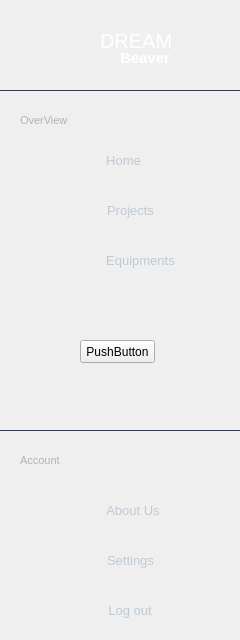
     <widget class="QWidget" name="side_bar" native="true">
      <property name="maximumSize">
       <size>
        <width>240</width>
        <height>16777215</height>
       </size>
      </property>
      <property name="styleSheet">
       <string notr="true">#side_bar {
	background-color:#0F141E;
	border-radius:7px;
}

</string>
      </property>
      <widget class="Line" name="line_1">
       <property name="geometry">
        <rect>
         <x>0</x>
         <y>80</y>
         <width>251</width>
         <height>21</height>
        </rect>
       </property>
       <property name="maximumSize">
        <size>
         <width>1000</width>
         <height>16777215</height>
        </size>
       </property>
       <property name="styleSheet">
        <string notr="true">background-color:transparent;
color: #1C212B;
color: rgb(49, 58, 77);</string>
       </property>
       <property name="frameShadow">
        <enum>QFrame::Plain</enum>
       </property>
       <property name="lineWidth">
        <number>1</number>
       </property>
       <property name="midLineWidth">
        <number>1</number>
       </property>
       <property name="orientation">
        <enum>Qt::Horizontal</enum>
       </property>
      </widget>
      <widget class="Line" name="line_2">
       <property name="geometry">
        <rect>
         <x>0</x>
         <y>420</y>
         <width>251</width>
         <height>21</height>
        </rect>
       </property>
       <property name="maximumSize">
        <size>
         <width>1000</width>
         <height>16777215</height>
        </size>
       </property>
       <property name="styleSheet">
        <string notr="true">background-color:transparent;
color: #1C212B;
color: rgb(49, 58, 77);</string>
       </property>
       <property name="frameShadow">
        <enum>QFrame::Plain</enum>
       </property>
       <property name="lineWidth">
        <number>1</number>
       </property>
       <property name="midLineWidth">
        <number>1</number>
       </property>
       <property name="orientation">
        <enum>Qt::Horizontal</enum>
       </property>
      </widget>
      <widget class="QLabel" name="Dream">
       <property name="geometry">
        <rect>
         <x>100</x>
         <y>30</y>
         <width>71</width>
         <height>21</height>
        </rect>
       </property>
       <property name="styleSheet">
        <string notr="true">background-color:transparent;
color:white;
font-size:20px;
font-size:bold;</string>
       </property>
       <property name="text">
        <string>DREAM</string>
       </property>
      </widget>
      <widget class="QLabel" name="beaver">
       <property name="geometry">
        <rect>
         <x>120</x>
         <y>50</y>
         <width>61</width>
         <height>16</height>
        </rect>
       </property>
       <property name="styleSheet">
        <string notr="true">background-color:transparent; 
color:white;
font-size:15px ;
font-weight:bold; 
</string>
       </property>
       <property name="text">
        <string>Beaver</string>
       </property>
      </widget>
      <widget class="QPushButton" name="home">
       <property name="geometry">
        <rect>
         <x>10</x>
         <y>140</y>
         <width>221</width>
         <height>41</height>
        </rect>
       </property>
       <property name="maximumSize">
        <size>
         <width>1000</width>
         <height>16777215</height>
        </size>
       </property>
       <property name="cursor">
        <cursorShape>PointingHandCursor</cursorShape>
       </property>
       <property name="styleSheet">
        <string notr="true">#home {
	background-color:transparent ; 
	border-radius:10px;
	padding: 10px 44px 10px 50px;
	background: url(:/home.svg) no-repeat;
	color:#BFC9D3 ; 
	font-size:13px;
	background-origin: content; 
}

#home::hover {
	background: url(:/home (1).svg) no-repeat;
	background-color:#2A3E46 ; 
	padding: 10px 44px 10px 50px;
	background-origin: content; 
	color : #4AC7EA ; 
}</string>
       </property>
       <property name="text">
        <string>Home</string>
       </property>
       <property name="iconSize">
        <size>
         <width>16</width>
         <height>16</height>
        </size>
       </property>
      </widget>
      <widget class="QPushButton" name="project">
       <property name="geometry">
        <rect>
         <x>10</x>
         <y>190</y>
         <width>221</width>
         <height>41</height>
        </rect>
       </property>
       <property name="maximumSize">
        <size>
         <width>1000</width>
         <height>16777215</height>
        </size>
       </property>
       <property name="cursor">
        <cursorShape>PointingHandCursor</cursorShape>
       </property>
       <property name="styleSheet">
        <string notr="true">#project {
	background-color:transparent ; 
	border-radius:10px;
	padding: 10px 30px 10px 50px;
	background: url(:/project1.svg) no-repeat;
	color:#BFC9D3 ; 
	font-size:13px;
	background-origin: content; 
}

#project::hover {
	background: url(:/project2.svg) no-repeat;
	background-color:#2A3E46 ; 
	padding: 10px 30px 10px 50px;
	background-origin: content; 
	color : #4AC7EA ; 
}</string>
       </property>
       <property name="text">
        <string>Projects</string>
       </property>
       <property name="iconSize">
        <size>
         <width>16</width>
         <height>16</height>
        </size>
       </property>
      </widget>
      <widget class="QPushButton" name="equipments">
       <property name="geometry">
        <rect>
         <x>10</x>
         <y>240</y>
         <width>221</width>
         <height>41</height>
        </rect>
       </property>
       <property name="maximumSize">
        <size>
         <width>1000</width>
         <height>16777215</height>
        </size>
       </property>
       <property name="cursor">
        <cursorShape>PointingHandCursor</cursorShape>
       </property>
       <property name="styleSheet">
        <string notr="true">#equipments {
	background-color:transparent ; 
	border-radius:10px;
	padding: 10px 10px 10px 50px;
	background: url(:/equip2.svg) no-repeat;
	color:#BFC9D3 ; 
	font-size:13px;
	background-origin: content; 
}

#equipments::hover {
	background: url(:/equip1.svg) no-repeat;
	background-color:#2A3E46 ; 
	border-radius:10px;	
	padding: 10px 10px 10px 50px;
	background-origin: content; 
	font-size:13px;
	color : #4AC7EA ; 
}</string>
       </property>
       <property name="text">
        <string>Equipments</string>
       </property>
       <property name="iconSize">
        <size>
         <width>16</width>
         <height>16</height>
        </size>
       </property>
      </widget>
      <widget class="QLabel" name="overview">
       <property name="geometry">
        <rect>
         <x>20</x>
         <y>110</y>
         <width>71</width>
         <height>21</height>
        </rect>
       </property>
       <property name="styleSheet">
        <string notr="true">#overview {
	background-color:transparent ; 
	color:#B2B3B7; 
	font-size:11px ;
}
</string>
       </property>
       <property name="text">
        <string>OverView</string>
       </property>
      </widget>
      <widget class="QLabel" name="Account">
       <property name="geometry">
        <rect>
         <x>20</x>
         <y>450</y>
         <width>41</width>
         <height>21</height>
        </rect>
       </property>
       <property name="styleSheet">
        <string notr="true">#Account {
	background-color:transparent ; 
	color:#B2B3B7; 
	font-size:11px ;
}
</string>
       </property>
       <property name="text">
        <string>Account</string>
       </property>
      </widget>
      <widget class="QPushButton" name="settings">
       <property name="geometry">
        <rect>
         <x>10</x>
         <y>540</y>
         <width>221</width>
         <height>41</height>
        </rect>
       </property>
       <property name="maximumSize">
        <size>
         <width>1000</width>
         <height>16777215</height>
        </size>
       </property>
       <property name="cursor">
        <cursorShape>PointingHandCursor</cursorShape>
       </property>
       <property name="styleSheet">
        <string notr="true">#settings {
	background-color:transparent ; 
	border-radius:10px;
	padding: 10px 30px 10px 50px;
	background: url(:/settings1.svg) no-repeat;
	color:#BFC9D3 ; 
	font-size:13px;
	background-origin: content; 
}

#settings::hover {
	background: url(:/settings2.svg) no-repeat;
	background-color:#2A3E46 ; 
	padding: 10px 30px 10px 50px;
	background-origin: content; 
	color : #4AC7EA ; 
}</string>
       </property>
       <property name="text">
        <string>Settings</string>
       </property>
       <property name="iconSize">
        <size>
         <width>16</width>
         <height>16</height>
        </size>
       </property>
      </widget>
      <widget class="QPushButton" name="logout">
       <property name="geometry">
        <rect>
         <x>10</x>
         <y>590</y>
         <width>221</width>
         <height>41</height>
        </rect>
       </property>
       <property name="maximumSize">
        <size>
         <width>1000</width>
         <height>16777215</height>
        </size>
       </property>
       <property name="cursor">
        <cursorShape>PointingHandCursor</cursorShape>
       </property>
       <property name="styleSheet">
        <string notr="true">#logout {
	background-color:transparent ; 
	border-radius:10px;
	padding: 10px 31px 10px 50px;
	background: url(:/log-out1.svg) no-repeat;
	color:#BFC9D3 ; 
	font-size:13px;
	background-origin: content; 
}

#logout::hover {
	background: url(:/log-out2.svg) no-repeat;
	background-color:#2A3E46 ; 
	padding: 10px 31px 10px 50px;
	background-origin: content; 
	color : #4AC7EA ; 
}</string>
       </property>
       <property name="text">
        <string>Log out</string>
       </property>
       <property name="iconSize">
        <size>
         <width>16</width>
         <height>16</height>
        </size>
       </property>
      </widget>
      <widget class="QPushButton" name="About_us">
       <property name="geometry">
        <rect>
         <x>10</x>
         <y>490</y>
         <width>221</width>
         <height>41</height>
        </rect>
       </property>
       <property name="maximumSize">
        <size>
         <width>1000</width>
         <height>16777215</height>
        </size>
       </property>
       <property name="cursor">
        <cursorShape>PointingHandCursor</cursorShape>
       </property>
       <property name="styleSheet">
        <string notr="true">#About_us {
	background-color:transparent ; 
	border-radius:10px;
	padding: 10px 25px 10px 50px;
	background: url(:/info2.svg) no-repeat;
	color:#BFC9D3 ; 
	font-size:13px;
	background-origin: content; 
}

#About_us::hover {
	background: url(:/info1.svg) no-repeat;
	background-color:#2A3E46 ; 
	padding: 10px 25px 10px 50px;
	background-origin: content; 
	color : #4AC7EA ; 
}</string>
       </property>
       <property name="text">
        <string>About Us</string>
       </property>
       <property name="iconSize">
        <size>
         <width>16</width>
         <height>16</height>
        </size>
       </property>
      </widget>
      <widget class="QLabel" name="label">
       <property name="geometry">
        <rect>
         <x>10</x>
         <y>-10</y>
         <width>101</width>
         <height>121</height>
        </rect>
       </property>
       <property name="styleSheet">
        <string notr="true"/>
       </property>
       <property name="text">
        <string/>
       </property>
       <property name="pixmap">
        <pixmap resource="resources.qrc">:/logo.png</pixmap>
       </property>
       <property name="scaledContents">
        <bool>true</bool>
       </property>
      </widget>
      <widget class="QPushButton" name="pushButton">
       <property name="geometry">
        <rect>
         <x>80</x>
         <y>340</y>
         <width>75</width>
         <height>23</height>
        </rect>
       </property>
       <property name="text">
        <string>PushButton</string>
       </property>
      </widget>
     </widget>
